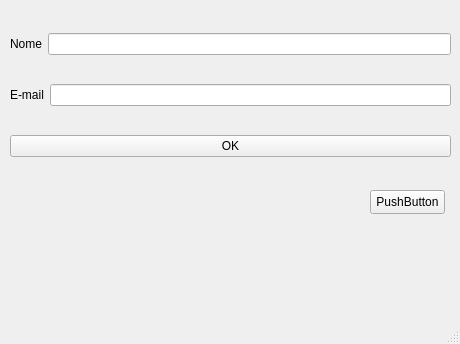
<?xml version="1.0" encoding="UTF-8"?>
<ui version="4.0">
 <class>MainWindow</class>
 <widget class="QMainWindow" name="MainWindow">
  <property name="geometry">
   <rect>
    <x>0</x>
    <y>0</y>
    <width>460</width>
    <height>344</height>
   </rect>
  </property>
  <property name="windowTitle">
   <string>MainWindow</string>
  </property>
  <widget class="QWidget" name="centralwidget">
   <widget class="QPushButton" name="pushButton_2">
    <property name="geometry">
     <rect>
      <x>370</x>
      <y>190</y>
      <width>75</width>
      <height>24</height>
     </rect>
    </property>
    <property name="text">
     <string>PushButton</string>
    </property>
   </widget>
   <widget class="QWidget" name="">
    <property name="geometry">
     <rect>
      <x>10</x>
      <y>10</y>
      <width>441</width>
      <height>171</height>
     </rect>
    </property>
    <layout class="QVBoxLayout" name="verticalLayout">
     <item>
      <layout class="QHBoxLayout" name="horizontalLayout">
       <item>
        <widget class="QLabel" name="label">
         <property name="text">
          <string>Nome</string>
         </property>
        </widget>
       </item>
       <item>
        <widget class="QLineEdit" name="txt_nome"/>
       </item>
      </layout>
     </item>
     <item>
      <layout class="QHBoxLayout" name="horizontalLayout_2">
       <item>
        <widget class="QLabel" name="label_2">
         <property name="text">
          <string>E-mail</string>
         </property>
        </widget>
       </item>
       <item>
        <widget class="QLineEdit" name="txt_email"/>
       </item>
      </layout>
     </item>
     <item>
      <widget class="QPushButton" name="btn_ok">
       <property name="text">
        <string>OK</string>
       </property>
      </widget>
     </item>
    </layout>
   </widget>
  </widget>
  <widget class="QMenuBar" name="menubar">
   <property name="geometry">
    <rect>
     <x>0</x>
     <y>0</y>
     <width>460</width>
     <height>22</height>
    </rect>
   </property>
  </widget>
  <widget class="QStatusBar" name="statusbar"/>
 </widget>
 <resources/>
 <connections/>
</ui>
